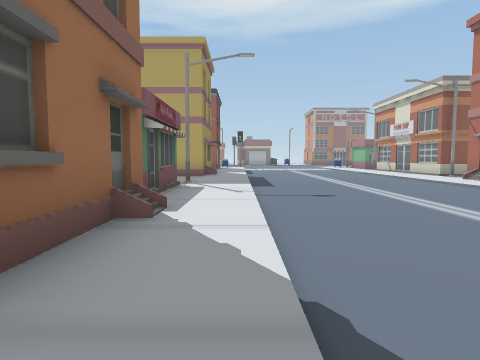
view 1 (above)

24 first-person views from a walk through a scene from a Unity 3-D project. The camera is 1.2 m above the floor, tilts 4° down and sees 75° across. The floor is counted in squares, 2 m on a side. Each view is taken from the middle of a square. On the plan, view 1 faces up. The plan holds only what a view shows up to about 9 squares ahead; the rest is blank. The place goes on beyond the plan.

view 2
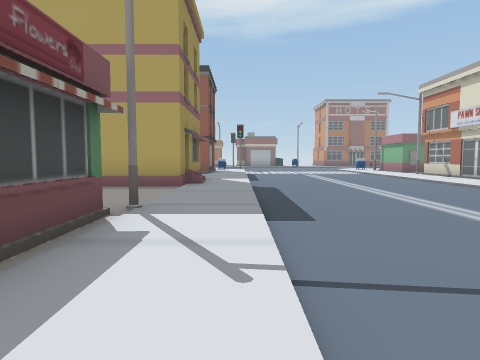

view 3
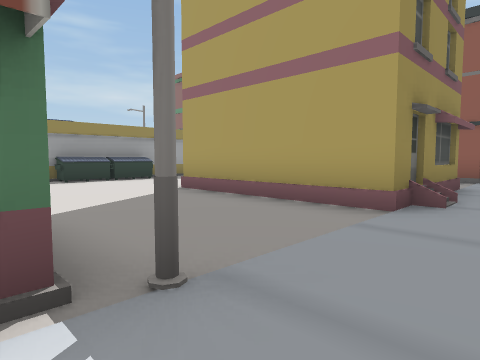

view 4
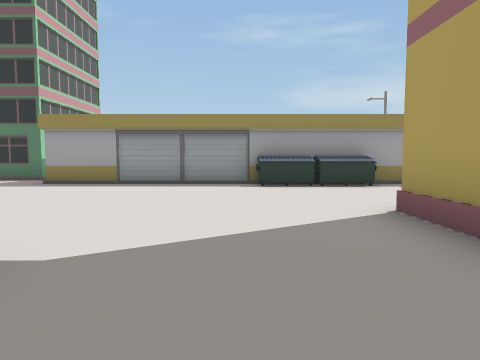

view 5
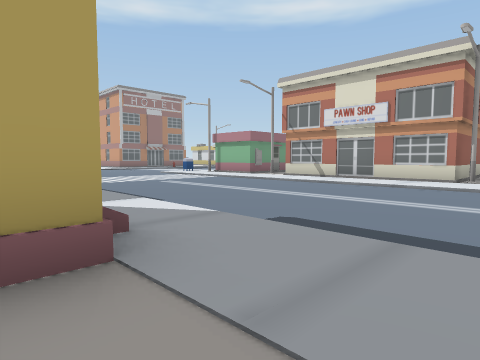

view 6
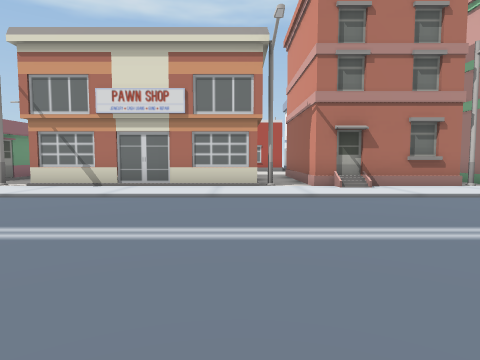

view 7
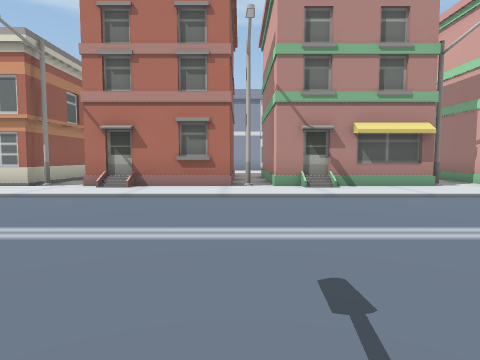

view 8
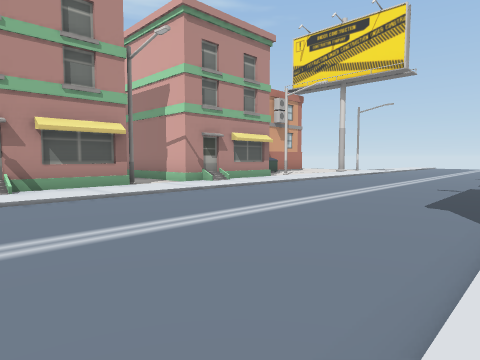

view 9
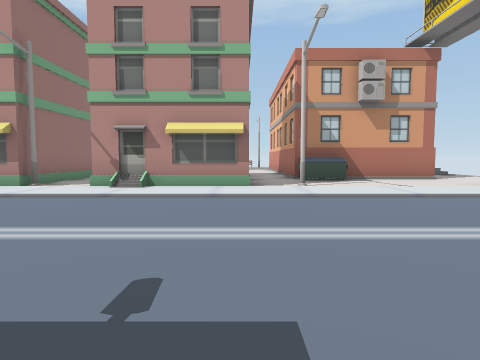

view 10
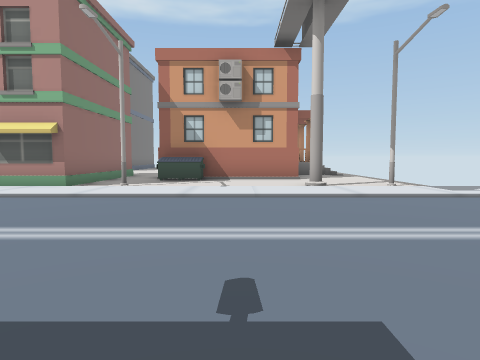

view 11
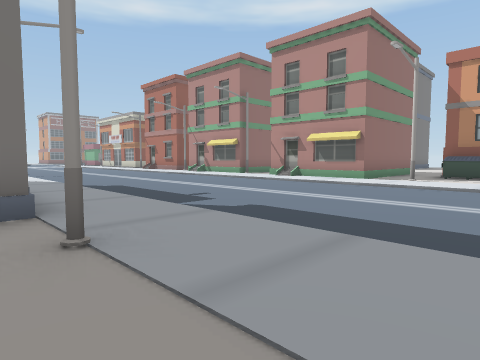

view 12
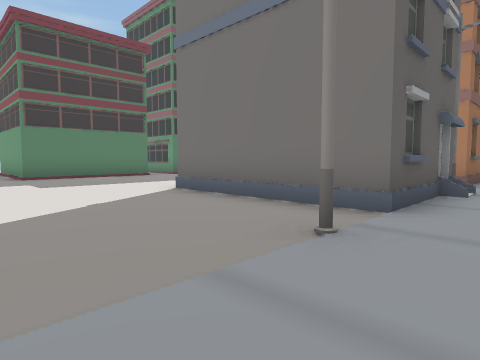

view 13
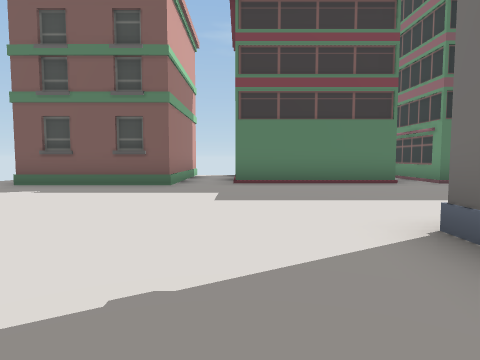

view 14
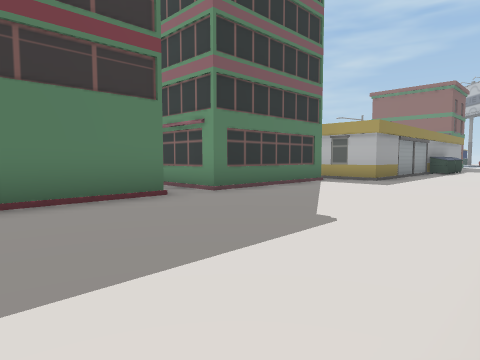

view 15
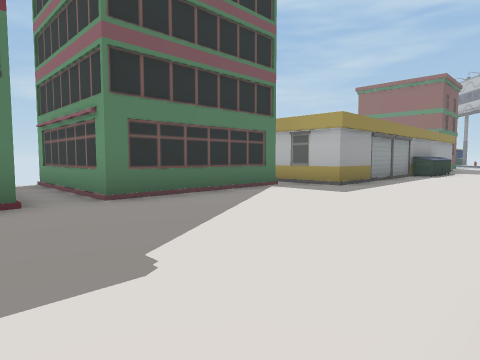

view 16
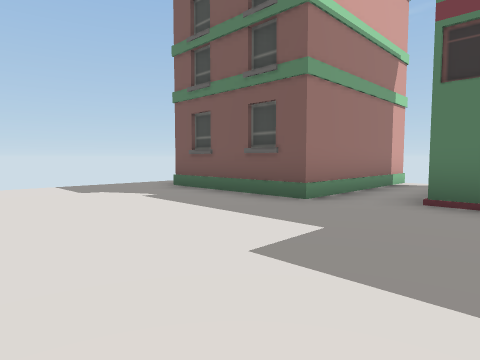

view 17
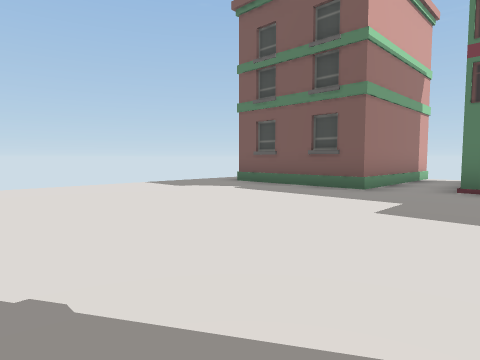

view 18
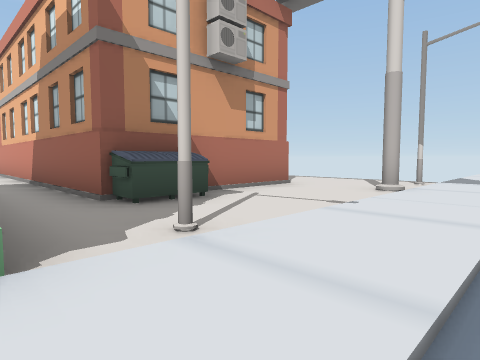

view 19
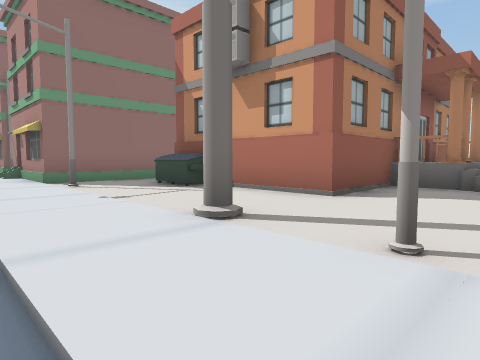

view 20
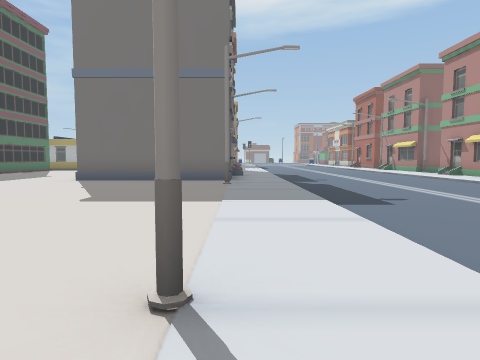

view 21
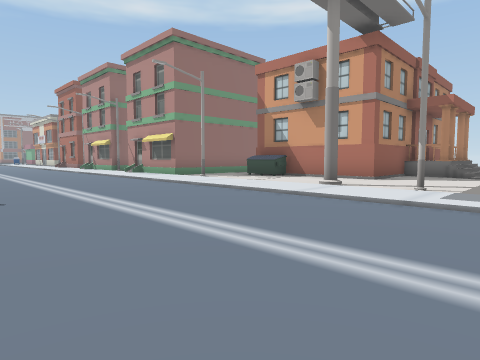

view 22
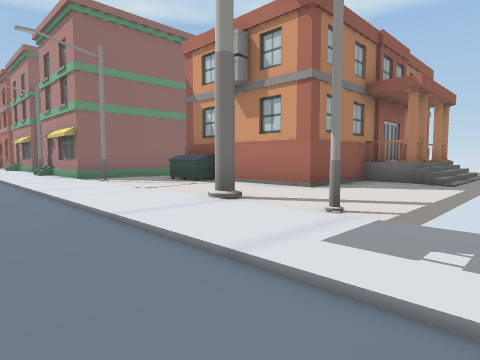

view 23
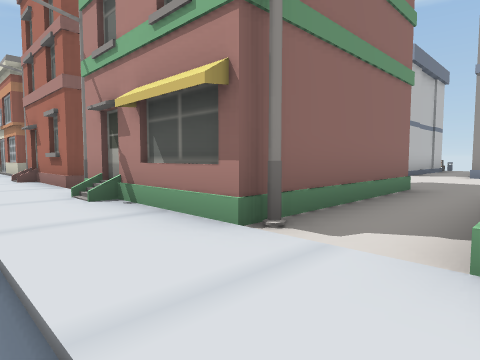

view 24
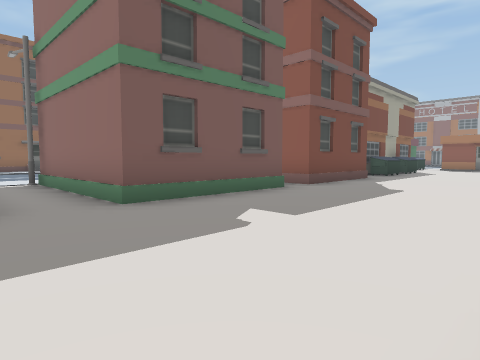

### Floor plan
Key: @ floor where view 1 was taken; # wall or solid block; . main floor; - floor 0.25 m lower than the main floor; / step, stairs or slope; S streetlight; B building; U dumpster; I billboard.
Columns run from 14 left of view 1 to 16 right of it. Each row starts with its distance up from view 1.
 17              B ---    BB
 16              . ---- .S.
 15              . -----.#
 14              ..-----.#
 13              B.-----.#
 12      U..     //-----.#
 11      U...####..-----.###B
 10      U.........-----.S..  ...
  9      ..........-----.#####...
  8      ........S.-----.#   #...
  7      ...... B..-----.B   #...
  6      .....  #..-----.S.. ....
  5    ##...    #..-----.#####...
  4  BB.....     ..-----.#   #....
  3    #....     ..-----.B   #....
  2    #.....    B.-----.S####....
  1    #.....    ..-----..........#
  0 ####.....    S@-----.###  ....
 -1 .........    //-----.#
 -2    #.....    ..-----.B
 -3    #.....####B.-----.####
 -4    #...........-----.S........
 -5    B.........S.-----...U#######
 -6 ...............-----...U
 -7 #####..........-----....
 -8     #..........-----....
 -9     #..........-----.I....B  B
-10     #..... ....-----.S....B BB
-11     ......  .S.-----.......
-12              . -----.

Where each view was taken, in squares from view 1:
view 1: 0 up, 0 right, facing up
view 2: 4 up, 0 right, facing up
view 3: 7 up, 0 right, facing up-left
view 4: 9 up, 2 left, facing left
view 5: 9 up, 2 left, facing up-right
view 6: 11 up, 0 right, facing right
view 7: 6 up, 0 right, facing right
view 8: 5 up, 0 right, facing down-right
view 9: 3 down, 0 right, facing right
view 10: 7 down, 0 right, facing right
view 11: 7 down, 2 left, facing up-right
view 12: 7 down, 0 right, facing up-left
view 13: 5 down, 3 left, facing left
view 14: 4 down, 6 left, facing up-left
view 15: 2 down, 6 left, facing up-left
view 16: 4 down, 6 left, facing down-left
view 17: 4 down, 4 left, facing down-left
view 18: 3 down, 5 right, facing down-right
view 19: 11 down, 5 right, facing up-right
view 20: 12 down, 1 left, facing up
view 21: 12 down, 1 right, facing up-right
view 22: 12 down, 4 right, facing up-right
view 23: 0 up, 5 right, facing up-right
view 24: 0 up, 15 right, facing up-left
